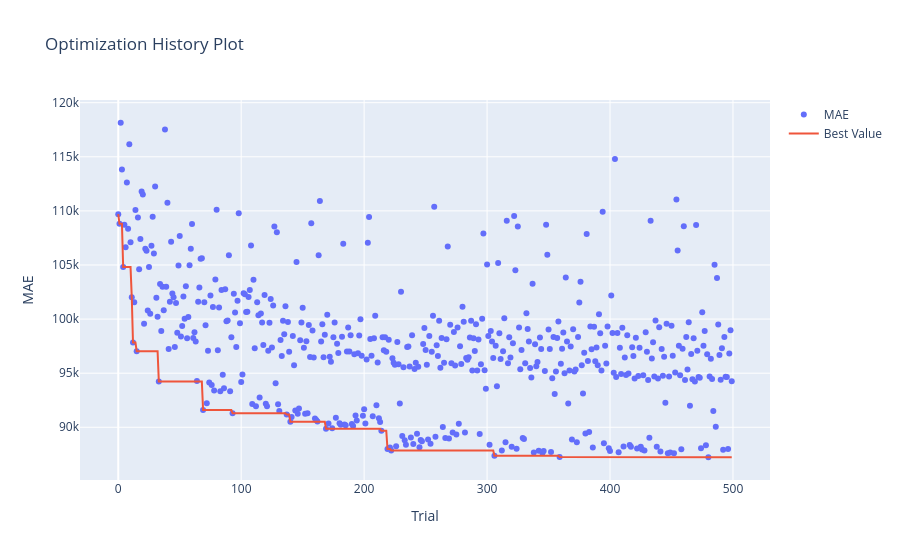

Here is the notebook cell this chart was saved with:
### Markdown cell above
> #### **Визуализация процесса подбора гипперпараметров CatBoost**

### Code cell
optuna.visualization.plot_optimization_history(study, target_name="MAE")

### Figure 1 — Plotly figure (JSON) as saved in the notebook; plotly's stock layout.template omitted (floating-point values rounded to 4 significant figures; data arrays with more than 128 entries replaced by an {"elided": "..."} marker saying what was removed)
{"data": [{"mode": "markers", "name": "MAE", "type": "scatter", "x": {"elided": "500 int values"}, "y": {"elided": "500 float values"}}, {"mode": "lines", "name": "Best Value", "type": "scatter", "x": {"elided": "500 int values"}, "y": {"elided": "500 float values"}}, {"marker": {"color": "#cccccc"}, "mode": "markers", "name": "Infeasible Trial", "showlegend": false, "type": "scatter", "x": [], "y": []}], "layout": {"title": {"text": "Optimization History Plot"}, "xaxis": {"title": {"text": "Trial"}}, "yaxis": {"title": {"text": "MAE"}}}}
